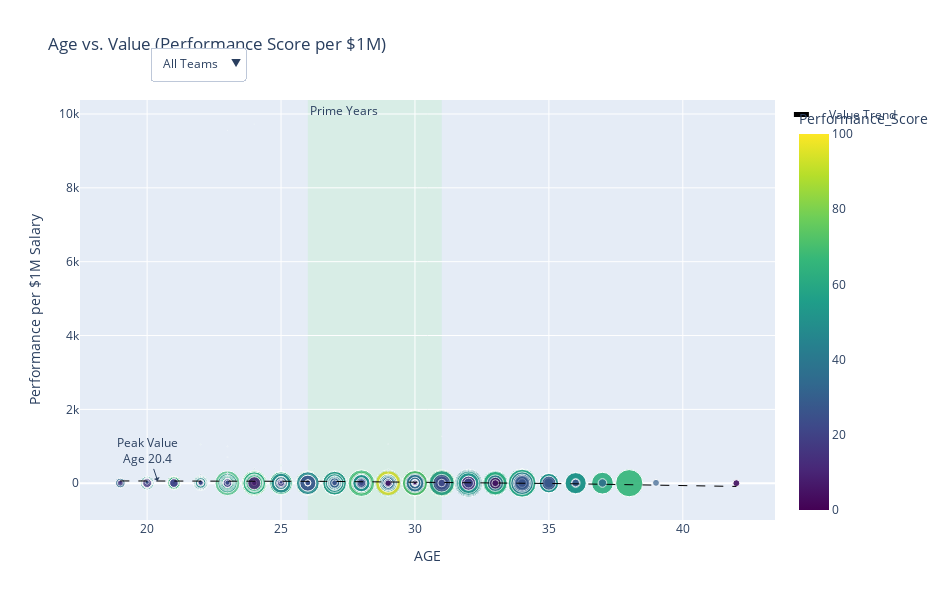

Write notebook code for a chart like this one.
### Code cell
# ==============================================================================
# Chart 2: Age vs. Value with Team Filtering
# ==============================================================================
if df is not None:
    print("Generating enhanced visualization: Age vs. Value with Team Filter...")
    
    # Check if we have the minimum required columns for visualization
    required_cols = ['AGE', 'PS_per_M']
    missing_cols = [col for col in required_cols if col not in df.columns]
    
    if missing_cols:
        print(f"❌ Cannot generate visualization. Missing required columns: {missing_cols}")
    else:
        # Prepare for visualization
        import plotly.express as px
        import plotly.graph_objects as go
        import numpy as np
        
        # Create the base figure
        fig_age_vs_value = px.scatter(
            df,
            x='AGE',
            y='PS_per_M',
            color='Performance_Score',
            color_continuous_scale='Viridis',
            size='Salary_M' if 'Salary_M' in df.columns else None,
            hover_name='PLAYER_NAME' if 'PLAYER_NAME' in df.columns else None,
            hover_data=['TEAM', 'POS', 'Performance_Score', 'Salary_M'],
            height=PLOT_HEIGHT,
            width=PLOT_WIDTH,
            title='Age vs. Value (Performance Score per $1M)'
        )
        
        # Format the y-axis
        fig_age_vs_value.update_yaxes(
            title="Performance per $1M Salary"
        )
        
        # Add vertical reference lines for prime years
        fig_age_vs_value.add_vrect(
            x0=26, x1=31,
            fillcolor="lightgreen", opacity=0.15,
            layer="below", line_width=0,
            annotation_text="Prime Years",
            annotation_position="top left"
        )
        
        # Create dropdown for team filtering if TEAM column exists
        if 'TEAM' in df.columns:
            teams = sorted(df['TEAM'].unique())
            buttons = [dict(method='update',
                          label='All Teams',
                          args=[{'visible': [True] * len(df)}])]
            
            for team in teams:
                # Create a visibility array for this team
                visibility = df['TEAM'] == team
                buttons.append(dict(method='update',
                                  label=team,
                                  args=[{'visible': visibility}]))
            
            # Add dropdown menu to the figure
            fig_age_vs_value.update_layout(
                updatemenus=[dict(
                    active=0,
                    buttons=buttons,
                    direction="down",
                    pad={"r": 10, "t": 10},
                    showactive=True,
                    x=0.1,
                    xanchor="left",
                    y=1.15,
                    yanchor="top"
                )]
            )
        
        # Add a trend line for the age vs. value relationship
        z = np.polyfit(df['AGE'], df['PS_per_M'], 2)  # Quadratic fit
        p = np.poly1d(z)
        
        x_range = np.linspace(df['AGE'].min(), df['AGE'].max(), 100)
        fig_age_vs_value.add_trace(
            go.Scatter(
                x=x_range, 
                y=p(x_range), 
                mode='lines', 
                name='Value Trend', 
                line=dict(color='black', width=1, dash='dash')
            )
        )
        
        # Add annotation explaining the value peak
        peak_age = x_range[np.argmax(p(x_range))]
        peak_value = p(peak_age)
        
        fig_age_vs_value.add_annotation(
            x=peak_age,
            y=peak_value,
            text=f"Peak Value<br>Age {peak_age:.1f}",
            showarrow=True,
            arrowhead=1
        )
        
        fig_age_vs_value.show()
        print("✅ Enhanced visualization with team filtering generated successfully.")

### Figure 1 — Plotly figure (JSON) as saved in the notebook; plotly's stock layout.template omitted (floating-point values rounded to 4 significant figures; data arrays with more than 128 entries replaced by an {"elided": "..."} marker saying what was removed)
{"data": [{"customdata": {"elided": "896x4 mixed values"}, "hovertemplate": "<b>%{hovertext}</b><br><br>AGE=%{x}<br>PS_per_M=%{y}<br>Salary_M=%{customdata[3]}<br>TEAM=%{customdata[0]}<br>POS=%{customdata[1]}<br>Performance_Score=%{marker.color}<extra></extra>", "hovertext": {"elided": "896 str values"}, "legendgroup": "", "marker": {"color": {"elided": "896 float values"}, "coloraxis": "coloraxis", "size": {"elided": "896 float values"}, "sizemode": "area", "sizeref": 0.1273, "symbol": "circle"}, "mode": "markers", "name": "", "orientation": "v", "showlegend": false, "type": "scatter", "x": {"elided": "896 int values"}, "xaxis": "x", "y": {"elided": "896 float values"}, "yaxis": "y"}, {"line": {"color": "black", "dash": "dash", "width": 1}, "mode": "lines", "name": "Value Trend", "type": "scatter", "x": [19.0, 19.23, 19.46, 19.7, 19.93, 20.16, 20.39, 20.63, 20.86, 21.09, 21.32, 21.56, 21.79, 22.02, 22.25, 22.48, 22.72, 22.95, 23.18, 23.41, 23.65, 23.88, 24.11, 24.34, 24.58, 24.81, 25.04, 25.27, 25.51, 25.74, 25.97, 26.2, 26.43, 26.67, 26.9, 27.13, 27.36, 27.6, 27.83, 28.06, 28.29, 28.53, 28.76, 28.99, 29.22, 29.45, 29.69, 29.92, 30.15, 30.38, 30.62, 30.85, 31.08, 31.31, 31.55, 31.78, 32.01, 32.24, 32.47, 32.71, 32.94, 33.17, 33.4, 33.64, 33.87, 34.1, 34.33, 34.57, 34.8, 35.03, 35.26, 35.49, 35.73, 35.96, 36.19, 36.42, 36.66, 36.89, 37.12, 37.35, 37.59, 37.82, 38.05, 38.28, 38.52, 38.75, 38.98, 39.21, 39.44, 39.68, 39.91, 40.14, 40.37, 40.61, 40.84, 41.07, 41.3, 41.54, 41.77, 42.0], "y": [62.13, 62.32, 62.47, 62.59, 62.67, 62.72, 62.74, 62.72, 62.67, 62.58, 62.45, 62.3, 62.1, 61.88, 61.62, 61.32, 60.99, 60.62, 60.22, 59.79, 59.32, 58.81, 58.28, 57.7, 57.1, 56.45, 55.78, 55.06, 54.32, 53.54, 52.72, 51.87, 50.99, 50.07, 49.11, 48.12, 47.1, 46.04, 44.95, 43.82, 42.66, 41.47, 40.24, 38.97, 37.67, 36.34, 34.97, 33.56, 32.12, 30.65, 29.14, 27.6, 26.02, 24.41, 22.77, 21.08, 19.37, 17.62, 15.83, 14.01, 12.16, 10.27, 8.349, 6.391, 4.399, 2.372, 0.3104, -1.786, -3.917, -6.082, -8.282, -10.52, -12.79, -15.09, -17.43, -19.8, -22.21, -24.65, -27.13, -29.64, -32.19, -34.77, -37.38, -40.03, -42.72, -45.44, -48.19, -50.98, -53.8, -56.66, -59.55, -62.48, -65.44, -68.44, -71.47, -74.53, -77.63, -80.77, -83.94, -87.14]}], "layout": {"annotations": [{"showarrow": false, "text": "Prime Years", "x": 26, "xanchor": "left", "xref": "x", "y": 1, "yanchor": "top", "yref": "y domain"}, {"arrowhead": 1, "showarrow": true, "text": "Peak Value<br>Age 20.4", "x": 20.39, "y": 62.74}], "coloraxis": {"colorbar": {"title": {"text": "Performance_Score"}}, "colorscale": [[0, "#440154"], [0.1111, "#482878"], [0.2222, "#3e4989"], [0.3333, "#31688e"], [0.4444, "#26828e"], [0.5556, "#1f9e89"], [0.6667, "#35b779"], [0.7778, "#6ece58"], [0.8889, "#b5de2b"], [1, "#fde725"]]}, "height": 600, "legend": {"itemsizing": "constant", "tracegroupgap": 0}, "shapes": [{"fillcolor": "lightgreen", "layer": "below", "line": {"width": 0}, "opacity": 0.15, "type": "rect", "x0": 26, "x1": 31, "xref": "x", "y0": 0, "y1": 1, "yref": "y domain"}], "title": {"text": "Age vs. Value (Performance Score per $1M)"}, "updatemenus": [{"active": 0, "buttons": [{"args": [{"visible": {"elided": "896 bool values"}}], "label": "All Teams", "method": "update"}, {"args": [{"visible": {"elided": "896 bool values"}}], "label": "2TM", "method": "update"}, {"args": [{"visible": {"elided": "896 bool values"}}], "label": "ATL", "method": "update"}, {"args": [{"visible": {"elided": "896 bool values"}}], "label": "BOS", "method": "update"}, {"args": [{"visible": {"elided": "896 bool values"}}], "label": "BRK", "method": "update"}, {"args": [{"visible": {"elided": "896 bool values"}}], "label": "CHI", "method": "update"}, {"args": [{"visible": {"elided": "896 bool values"}}], "label": "CHO", "method": "update"}, {"args": [{"visible": {"elided": "896 bool values"}}], "label": "CLE", "method": "update"}, {"args": [{"visible": {"elided": "896 bool values"}}], "label": "DAL", "method": "update"}, {"args": [{"visible": {"elided": "896 bool values"}}], "label": "DEN", "method": "update"}, {"args": [{"visible": {"elided": "896 bool values"}}], "label": "DET", "method": "update"}, {"args": [{"visible": {"elided": "896 bool values"}}], "label": "GSW", "method": "update"}, {"args": [{"visible": {"elided": "896 bool values"}}], "label": "HOU", "method": "update"}, {"args": [{"visible": {"elided": "896 bool values"}}], "label": "IND", "method": "update"}, {"args": [{"visible": {"elided": "896 bool values"}}], "label": "LAC", "method": "update"}, {"args": [{"visible": {"elided": "896 bool values"}}], "label": "LAL", "method": "update"}, {"args": [{"visible": {"elided": "896 bool values"}}], "label": "MEM", "method": "update"}, {"args": [{"visible": {"elided": "896 bool values"}}], "label": "MIA", "method": "update"}, {"args": [{"visible": {"elided": "896 bool values"}}], "label": "MIL", "method": "update"}, {"args": [{"visible": {"elided": "896 bool values"}}], "label": "MIN", "method": "update"}, {"args": [{"visible": {"elided": "896 bool values"}}], "label": "NOP", "method": "update"}, {"args": [{"visible": {"elided": "896 bool values"}}], "label": "NYK", "method": "update"}, {"args": [{"visible": {"elided": "896 bool values"}}], "label": "OKC", "method": "update"}, {"args": [{"visible": {"elided": "896 bool values"}}], "label": "ORL", "method": "update"}, {"args": [{"visible": {"elided": "896 bool values"}}], "label": "PHI", "method": "update"}, {"args": [{"visible": {"elided": "896 bool values"}}], "label": "PHO", "method": "update"}, {"args": [{"visible": {"elided": "896 bool values"}}], "label": "POR", "method": "update"}, {"args": [{"visible": {"elided": "896 bool values"}}], "label": "SAC", "method": "update"}, {"args": [{"visible": {"elided": "896 bool values"}}], "label": "SAS", "method": "update"}, {"args": [{"visible": {"elided": "896 bool values"}}], "label": "TOR", "method": "update"}, {"args": [{"visible": {"elided": "896 bool values"}}], "label": "UTA", "method": "update"}, {"args": [{"visible": {"elided": "896 bool values"}}], "label": "WAS", "method": "update"}], "direction": "down", "pad": {"r": 10, "t": 10}, "showactive": true, "x": 0.1, "xanchor": "left", "y": 1.15, "yanchor": "top"}], "width": 950, "xaxis": {"anchor": "y", "domain": [0, 1], "title": {"text": "AGE"}}, "yaxis": {"anchor": "x", "domain": [0, 1], "title": {"text": "Performance per $1M Salary"}}}}
